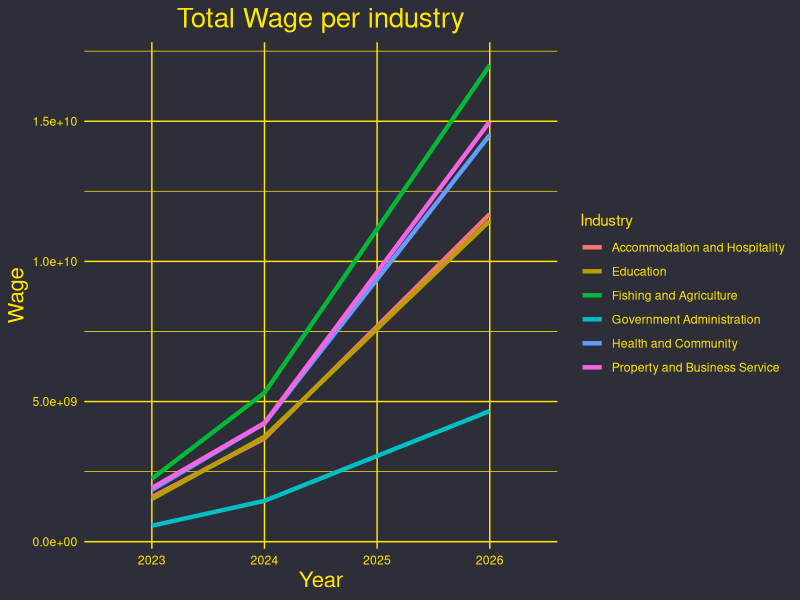
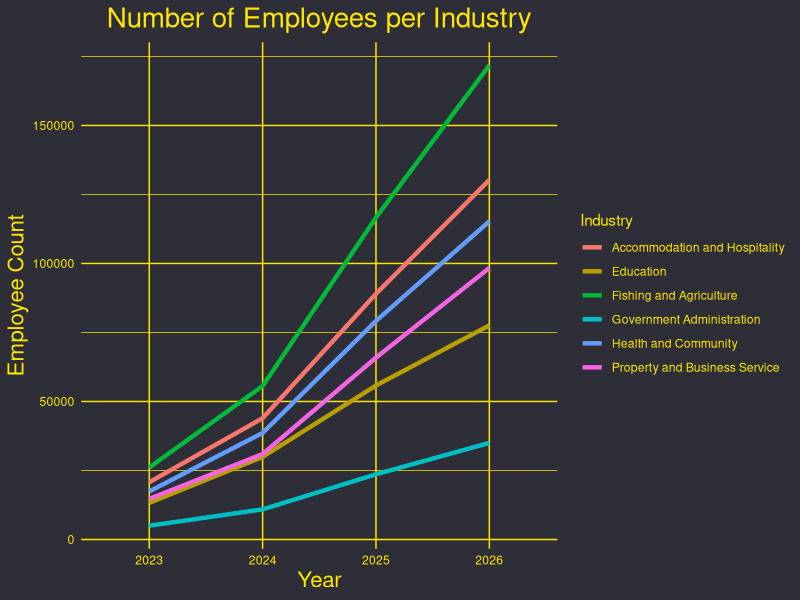
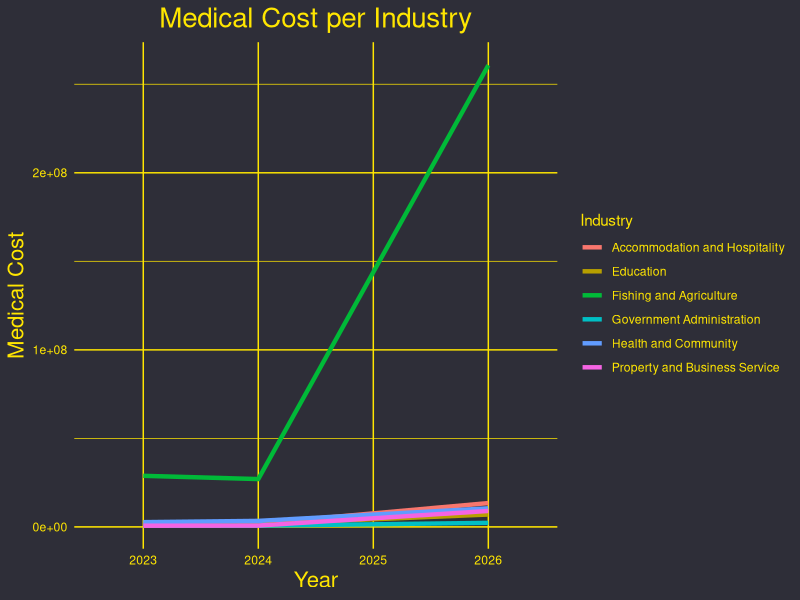
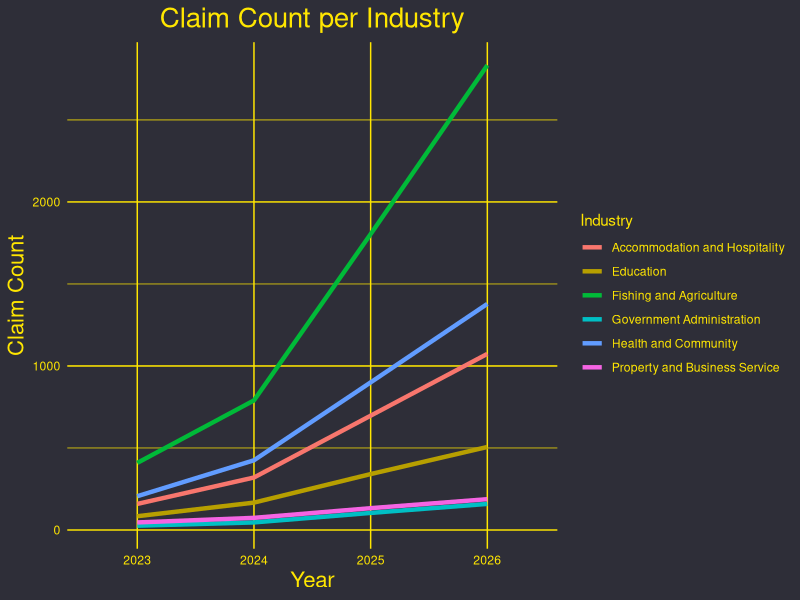
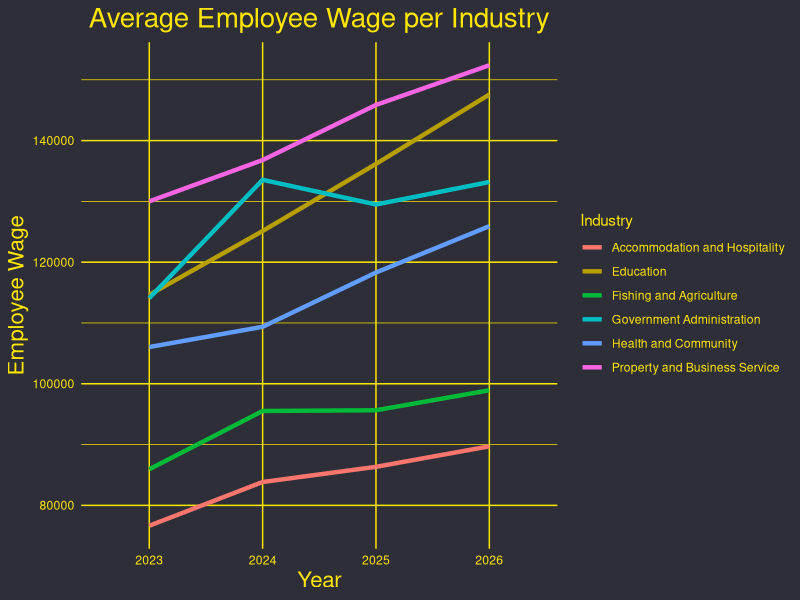

The R script that drew these images, in order:
library(readxl)
library(dplyr)
library(tidyr)
library(tidyverse)
library(gridExtra)

data <- read_excel("data.xlsx", sheet = "Data")

df <- data %>%
  mutate(
    wages_2026 = `2025 wages` + (`2025 wages` - `2024 wages`),
    medical_2026 = `2025 medical costs` + (`2025 medical costs` - `2024 medical costs`),
    employees_2026 = `Number of employees 2025` * (sqrt(`Number of employees 2025`/`Number of employees 2024`)),
    claims_2026 = `2025 number of claims` * (sqrt(`2025 number of claims`/`2024 number of claims`))
  )


bool_mat <- as.data.frame(df > 0)
bool_vec <- bool_mat %>% rowwise() %>% summarise(product = prod(c(wages_2026,medical_2026,employees_2026,claims_2026)))
df <- df[bool_vec == 1,]

#observing that the Fishing and Agriculture industry has the most outliers
#we can remove these companies and consider them seperately 
outliers <- df %>% 
  group_by(Industry) %>% 
  mutate(
    Q1 = quantile(medical_2026, 0.25),
    Q3 = quantile(medical_2026, 0.75),
    IQR = Q3 - Q1,
    lower_bound = Q1 - 1.5 * IQR,
    upper_bound = Q3 + 1.5 * IQR,
    is_outlier = medical_2026 < lower_bound | medical_2026 > upper_bound
  ) %>% 
  filter(is_outlier) %>% 
  ungroup() %>% 
  select(`Company ID`, `Company name`, Industry, medical_2026, employees_2026)

outliers %>% arrange(desc(medical_2026))



#removing outliers - results do not change significantly - ignore for now,
#if we neglect outliers we reject Atlanti-safe paying a substantial premium
#df <- df %>% filter(!(`Company ID` %in% outliers$`Company ID`))


year <- c("2023","2024","2025","2026")

df <- df %>% 
  group_by(Industry) %>%
  summarise(
    wages2026 = sum(wages_2026),
    wages2025 = sum(`2025 wages`),
    wages2024 = sum(`2024 wages`),
    wages2023 = sum(`2023 wages`),
    
    medical2026 = sum(medical_2026),
    medical2025 = sum(`2025 medical costs`),
    medical2024 = sum(`2024 medical costs`),
    medical2023 = sum(`2023 medical costs`),
    
    employees2026 = sum(employees_2026),
    employees_2025 = sum(`Number of employees 2025`),
    employees_2024 = sum(`Number of employees 2024`),
    employees_2023 = sum(`Number of employees 2023`),
    
    claims2026 = sum(claims_2026),
    claims_2025 = sum(`2025 number of claims`),
    claims_2024 = sum(`2024 number of claims`),
    claims_2023 = sum(`2023 number of claims`)
  ) 

describe_df <- df %>% select(wages2026, medical2026, employees2026, claims2026)
summary(describe_df)

summary(df)

#average cost per claim for each industry (injuries from fishing is greater -> labour = higher medical expenses -> higher wages -> 
#greater premiums)
df %>% summarise(Industry, avg_cost_per_claim = medical2026/claims2026)




plot_feature <- function(df, df_feature, name) {
  df_pivot <- pivot_longer(df_feature, cols = everything(), names_to = "Year", values_to = "Wage")
  print(df_pivot)
  empt <- c()
  for (i in 1:6) {
    empt <- c(empt, rep(c(df %>% select(Industry))$Industry[i],4))
  }
  df_industry <- data.frame(empt)
  
  df_pivot$Industry <- empt
  
  if (name == "Wage") {
    title_name <- "Total Wage per industry"
  } else if (name == "Employee Count") {
    title_name <- "Number of Employees per Industry"
  } else if (name == "Medical Cost") {
    title_name <- "Medical Cost per Industry" 
  } else if (name == "Claim Count"){
    title_name <- "Claim Count per Industry"
  } else {
    title_name <- "Average Employee Wage per Industry"
  }
df_pivot %>%
    ggplot(aes(x = Year, y = Wage, group = Industry, color = Industry)) + 
    geom_line(linewidth = 1.5) +
    theme_minimal() +
    theme(
      panel.background = element_rect(fill = "#2E2E38", color = NA),
      plot.background = element_rect(fill = "#2E2E38", color = NA),
      text = element_text(color = "#FFE600"),
      axis.text = element_text(color = "#FFE600"),
      axis.title = element_text(color = "#FFE600"),
      # Center the title and increase its font size
      plot.title = element_text(color = "#FFE600", size = 20, hjust = 0.5),
      legend.text = element_text(color = "#FFE600"),
      legend.title = element_text(color = "#FFE600"),
      panel.grid.major = element_line(color = "#FFE600", size = 0.5),
      panel.grid.minor = element_line(color = "#FFE600", size = 0.25),
      # Increase font size for x and y axis titles
      axis.title.x = element_text(color = "#FFE600", size = 16),
      axis.title.y = element_text(color = "#FFE600", size = 16)
    ) +
    xlab("Year") +
    ylab(name) +
    labs(title = title_name)
}

df_wages <- df %>% select(wages2023, wages2024, wages2025, wages2026)
df_employees <- df %>% select(employees_2023, employees_2024, employees_2025, employees2026)
df_medical <- df %>% select(medical2023, medical2024, medical2025, medical2026)
df_claims <- df %>% select(claims_2023, claims_2024, claims_2025, claims2026)

year <- c("2023","2024","2025","2026")
names(df_wages) <- year
names(df_employees) <- year
names(df_medical) <- year
names(df_claims) <- year

wage_per_employee <- data.frame(df_wages/df_employees)
names(wage_per_employee) <- year

plot_feature(df, df_wages, "Wage")
plot_feature(df, df_employees, "Employee Count")
plot_feature(df, df_medical, "Medical Cost")
plot_feature(df, df_claims, "Claim Count")
plot_feature(df, wage_per_employee, "Employee Wage")


#adding industry specific profit loading
loading <- df %>% group_by(Industry) %>% summarise(sum(medical2026))
loading[,2]/sum(loading[,2])
#fishing industry makes up more than 70% of medical expenses
#for layman only do 10% profit loading and for fishing do 15% loading
